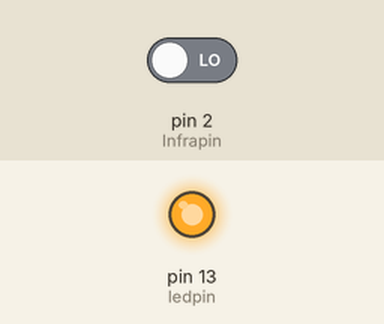
The sketch below on a simulated Arduino Uno, built with avr-gcc and run on an emulated ATmega328P. Shown: output pins drawn as LEDs (lit = HIGH). Inputs (shaded band) come from the test bench; at power-on: pin 2 (Infrapin) LOW.

Above: at 1.2 s.
1.3 s: pin 2 (Infrapin) driven HIGH
At 2.4 s:
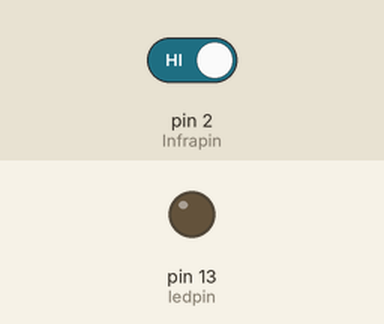
2.8 s: pin 2 (Infrapin) driven LOW
At 3.6 s:
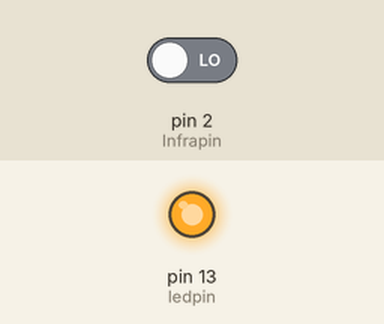
Timing chart, 0 to 5.8 s (numbered marks = the images above; inputs shaded):
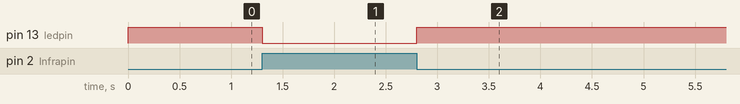

Measured:
- after the input at 1.3 s, pin 13 (ledpin): HIGH → LOW at once
- after the input at 2.8 s, pin 13 (ledpin): LOW → HIGH at once

The sketch:

sketch_InfraRed_sensor.ino.ino
```cpp
int Infrapin = 2;
int ledpin = 13;

void setup() {
  // put your setup code here, to run once:
  pinMode(Infrapin, INPUT);
  pinMode(ledpin, OUTPUT);
}

void loop() {
  // put your main code here, to run repeatedly:
  if (digitalRead(Infrapin) == HIGH) {
    digitalWrite(ledpin, LOW);
  } else {
    digitalWrite(ledpin, HIGH);
  }
}
```
